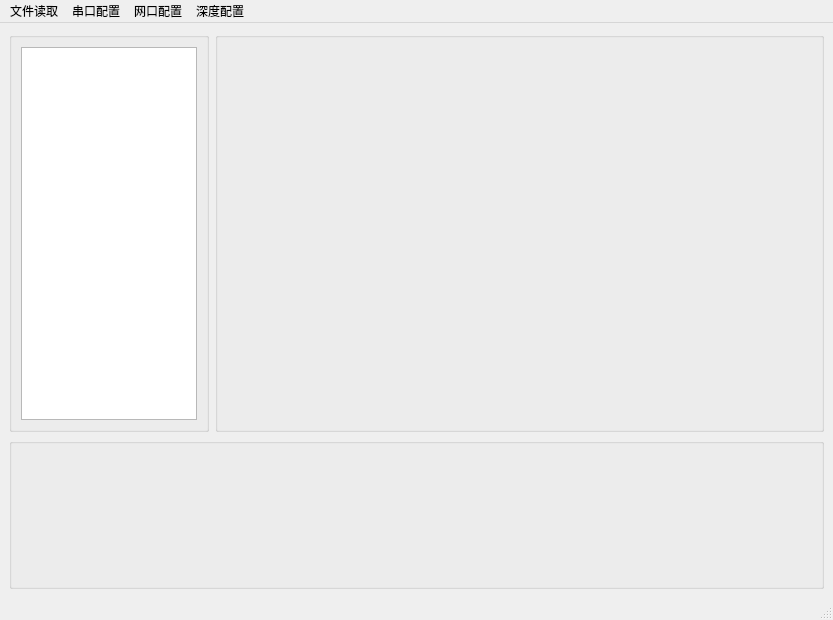
<?xml version="1.0" encoding="UTF-8"?>
<ui version="4.0">
 <class>MainWindow</class>
 <widget class="QMainWindow" name="MainWindow">
  <property name="geometry">
   <rect>
    <x>0</x>
    <y>0</y>
    <width>833</width>
    <height>620</height>
   </rect>
  </property>
  <property name="windowTitle">
   <string>MainWindow</string>
  </property>
  <widget class="QWidget" name="centralwidget">
   <layout class="QGridLayout" name="gridLayout">
    <item row="2" column="0" colspan="2">
     <widget class="QGroupBox" name="groupBox_3">
      <property name="minimumSize">
       <size>
        <width>0</width>
        <height>40</height>
       </size>
      </property>
      <property name="maximumSize">
       <size>
        <width>16777215</width>
        <height>200</height>
       </size>
      </property>
      <property name="title">
       <string/>
      </property>
      <layout class="QGridLayout" name="gridLayout_3">
       <item row="0" column="0">
        <widget class="QCustomPlot" name="xplotwidget" native="true"/>
       </item>
       <item row="0" column="1">
        <widget class="QCustomPlot" name="yplotwidget" native="true"/>
       </item>
       <item row="0" column="2">
        <widget class="QCustomPlot" name="zplotwidget" native="true"/>
       </item>
      </layout>
     </widget>
    </item>
    <item row="0" column="1">
     <widget class="QGroupBox" name="groupBox_2">
      <property name="title">
       <string/>
      </property>
      <layout class="QGridLayout" name="gridLayout_2">
       <item row="1" column="0">
        <widget class="QCustomPlot" name="qcustomplot1" native="true"/>
       </item>
       <item row="0" column="0">
        <widget class="QCustomPlot" name="qcustomplot" native="true"/>
       </item>
      </layout>
     </widget>
    </item>
    <item row="0" column="0">
     <widget class="QGroupBox" name="groupBox">
      <property name="minimumSize">
       <size>
        <width>0</width>
        <height>0</height>
       </size>
      </property>
      <property name="maximumSize">
       <size>
        <width>200</width>
        <height>400</height>
       </size>
      </property>
      <property name="title">
       <string/>
      </property>
      <layout class="QHBoxLayout" name="horizontalLayout">
       <item>
        <widget class="QTextEdit" name="mytextEdit">
         <property name="maximumSize">
          <size>
           <width>200</width>
           <height>16777215</height>
          </size>
         </property>
        </widget>
       </item>
      </layout>
     </widget>
    </item>
   </layout>
  </widget>
  <widget class="QMenuBar" name="menubar">
   <property name="geometry">
    <rect>
     <x>0</x>
     <y>0</y>
     <width>833</width>
     <height>23</height>
    </rect>
   </property>
   <widget class="QMenu" name="actionFile">
    <property name="title">
     <string>文件读取</string>
    </property>
   </widget>
   <widget class="QMenu" name="actionSerial">
    <property name="title">
     <string>串口配置</string>
    </property>
   </widget>
   <widget class="QMenu" name="actionNetwork">
    <property name="title">
     <string>网口配置</string>
    </property>
   </widget>
   <widget class="QMenu" name="depthmenu">
    <property name="title">
     <string>深度配置</string>
    </property>
   </widget>
   <addaction name="actionFile"/>
   <addaction name="actionSerial"/>
   <addaction name="actionNetwork"/>
   <addaction name="depthmenu"/>
  </widget>
  <widget class="QStatusBar" name="statusbar"/>
 </widget>
 <customwidgets>
  <customwidget>
   <class>QCustomPlot</class>
   <extends>QWidget</extends>
   <header>qcustomplot.h</header>
   <container>1</container>
  </customwidget>
 </customwidgets>
 <resources/>
 <connections/>
</ui>
